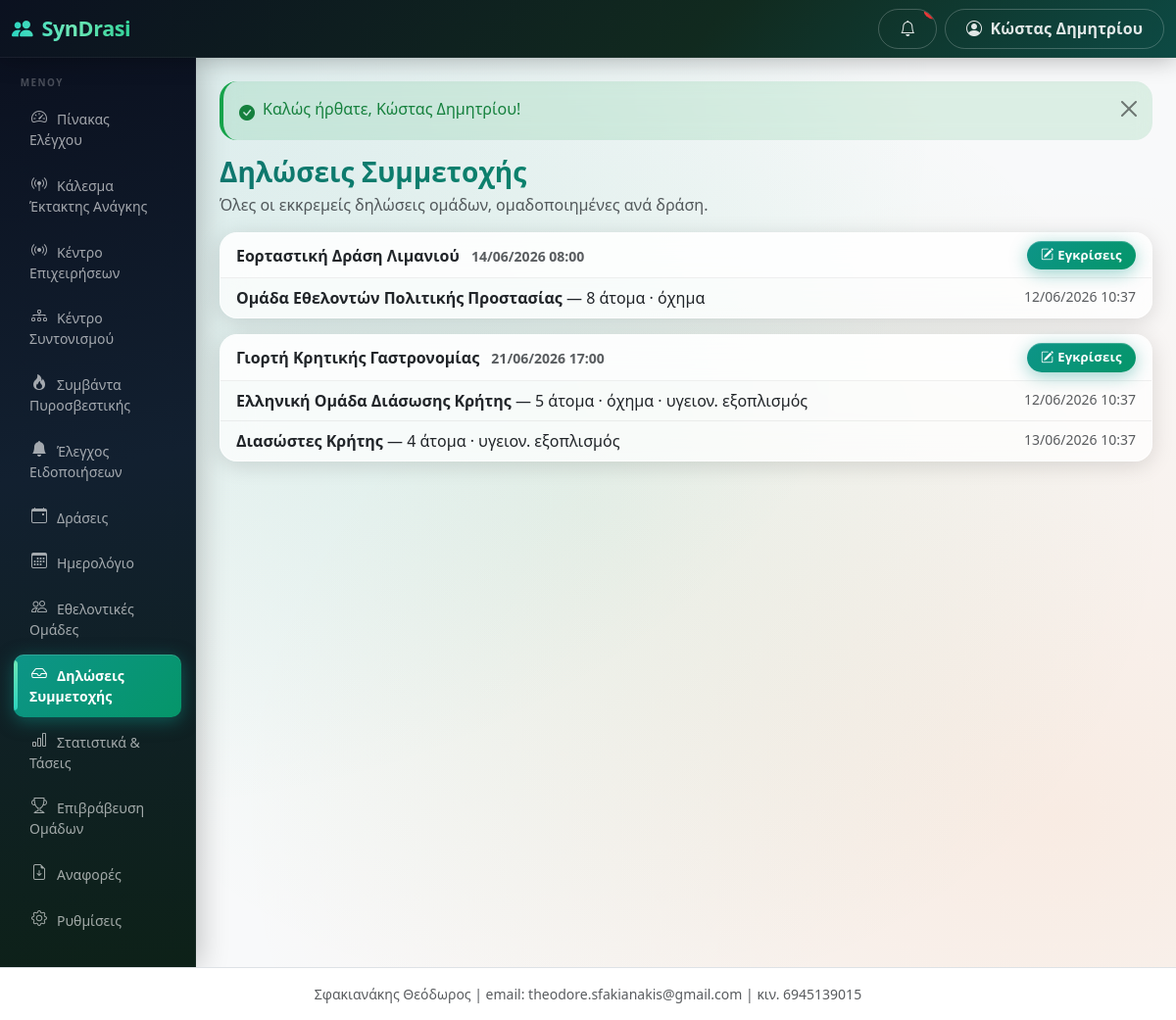
The app's page /public/applications (signed in) with its own data.
### tables this page shows
CREATE TABLE users (
  id INT AUTO_INCREMENT PRIMARY KEY,
  municipality_id INT NULL,
  team_id INT NULL,
  name VARCHAR(255) NOT NULL,
  email VARCHAR(255) NOT NULL UNIQUE,
  phone VARCHAR(50) NULL,
  password_hash VARCHAR(255) NOT NULL,
  role ENUM('super_admin','municipality_admin','team_admin','event_operator') NOT NULL,
  status ENUM('active','inactive') NOT NULL DEFAULT 'active',
  language_code VARCHAR(10) NULL,
  last_login_at DATETIME NULL,
  created_at DATETIME NOT NULL DEFAULT CURRENT_TIMESTAMP,
  updated_at DATETIME NULL ON UPDATE CURRENT_TIMESTAMP,
  INDEX idx_users_municipality_id (municipality_id),
  INDEX idx_users_team_id (team_id),
  FOREIGN KEY (language_code) REFERENCES languages(code)
);

CREATE TABLE municipalities (
  id INT AUTO_INCREMENT PRIMARY KEY,
  name VARCHAR(255) NOT NULL,
  authority_type ENUM('municipality','civil_protection','fire_service','coast_guard') NOT NULL DEFAULT 'municipality',
  official_name VARCHAR(255) NULL,
  short_name VARCHAR(80) NULL,
  city VARCHAR(255) NULL,
  address VARCHAR(255) NULL,
  email VARCHAR(255) NULL,
  phone VARCHAR(50) NULL,
  status ENUM('active','inactive') NOT NULL DEFAULT 'active',
  created_at DATETIME NOT NULL DEFAULT CURRENT_TIMESTAMP,
  updated_at DATETIME NULL ON UPDATE CURRENT_TIMESTAMP
);

CREATE TABLE event_applications (
  id INT AUTO_INCREMENT PRIMARY KEY,
  municipality_id INT NOT NULL,
  event_id INT NOT NULL,
  team_id INT NOT NULL,
  offered_people INT NOT NULL DEFAULT 0,
  offered_vehicle TINYINT(1) NOT NULL DEFAULT 0,
  offered_medical_equipment TINYINT(1) NOT NULL DEFAULT 0,
  comment TEXT NULL,
  status ENUM('pending','approved','rejected','cancelled') NOT NULL DEFAULT 'pending',
  approved_people INT NULL,
  admin_comment TEXT NULL,
  submitted_at DATETIME NOT NULL DEFAULT CURRENT_TIMESTAMP,
  reviewed_at DATETIME NULL,
  reviewed_by INT NULL,
  created_at DATETIME NOT NULL DEFAULT CURRENT_TIMESTAMP,
  updated_at DATETIME NULL ON UPDATE CURRENT_TIMESTAMP,
  actual_people INT NULL,
  actual_arrival_time DATETIME NULL,
  actual_departure_time DATETIME NULL,
  mission_commander_id INT NULL,
  members_notified_at DATETIME NULL,
  field_token VARCHAR(64) NULL COMMENT 'no-login link for the mission commander',
  field_pin VARCHAR(8) NULL COMMENT '4-digit gate for the field link (NULL = no gate)',
  UNIQUE KEY unique_event_team (event_id, team_id),
  INDEX idx_applications_municipality_id (municipality_id),
  INDEX idx_applications_event_id (event_id),
  INDEX idx_applications_team_id (team_id),
  INDEX idx_applications_status (status),
  INDEX idx_apps_field_token (field_token),
  INDEX idx_apps_event_status (event_id, status),
  INDEX idx_apps_team_status (team_id, status)
);

CREATE TABLE events (
  id INT AUTO_INCREMENT PRIMARY KEY,
  municipality_id INT NOT NULL,
  category_id INT NULL,
  title VARCHAR(255) NOT NULL,
  description TEXT NULL,
  location_name VARCHAR(255) NULL,
  address VARCHAR(255) NULL,
  latitude DECIMAL(10,7) NULL,
  longitude DECIMAL(10,7) NULL,
  start_datetime DATETIME NOT NULL,
  end_datetime DATETIME NOT NULL,
  requested_people INT NOT NULL DEFAULT 0,
  requested_vehicle TINYINT(1) NOT NULL DEFAULT 0,
  requested_medical_equipment TINYINT(1) NOT NULL DEFAULT 0,
  requested_items_json TEXT NULL,
  instructions TEXT NULL,
  status ENUM('draft','open','review','confirmed','active','closed','completed','cancelled') NOT NULL DEFAULT 'draft',
  public_token VARCHAR(64) NULL UNIQUE,
  published_at DATETIME NULL,
  created_by INT NOT NULL,
  created_at DATETIME NOT NULL DEFAULT CURRENT_TIMESTAMP,
  updated_at DATETIME NULL ON UPDATE CURRENT_TIMESTAMP,
  last_activity_at DATETIME NULL COMMENT 'bumped by live-ops writes; poll change detection (migration 040)',
  reconciliation_notes TEXT NULL,
  story_token VARCHAR(64) NULL COMMENT 'no-login public Story link',
  story_published_at DATETIME NULL,
  INDEX idx_events_municipality_id (municipality_id),
  INDEX idx_events_status (status),
  INDEX idx_events_start_datetime (start_datetime),
  INDEX idx_events_story_token (story_token),
  INDEX idx_events_muni_status_start (municipality_id, status, start_datetime)
);

CREATE TABLE volunteer_teams (
  id INT AUTO_INCREMENT PRIMARY KEY,
  municipality_id INT NOT NULL,
  name VARCHAR(255) NOT NULL,
  type VARCHAR(100) NULL,
  contact_person VARCHAR(255) NULL,
  email VARCHAR(255) NULL,
  phone VARCHAR(50) NULL,
  telegram_chat_id VARCHAR(80) NULL COMMENT 'Telegram group/channel chat_id for team notifications',
  address VARCHAR(255) NULL,
  has_vehicle TINYINT(1) NOT NULL DEFAULT 0,
  has_medical_equipment TINYINT(1) NOT NULL DEFAULT 0,
  default_people_capacity INT NULL,
  readiness_items_json TEXT NULL,
  notes TEXT NULL,
  status ENUM('active','inactive') NOT NULL DEFAULT 'active',
  created_at DATETIME NOT NULL DEFAULT CURRENT_TIMESTAMP,
  updated_at DATETIME NULL ON UPDATE CURRENT_TIMESTAMP,
  INDEX idx_teams_municipality_id (municipality_id),
  INDEX idx_teams_telegram_chat (telegram_chat_id)
);

### views/applications/pending.php (the view)
<?php
$terms = authority_context(current_municipality_id());
$eventSingularLc = mb_strtolower($terms['event_singular'] ?? 'Δράση', 'UTF-8');
?>
<h1 class="h3 mb-1"><?= e(t('applications/pending.001', 'Δηλώσεις Συμμετοχής')) ?></h1>
<p class="text-muted"><?= e(t('applications/pending.006', 'Όλες οι εκκρεμείς δηλώσεις ομάδων, ομαδοποιημένες ανά')) ?> <?= e($eventSingularLc) ?>.</p>
<?php if (!$applications): ?>
  <div class="card shadow-sm"><div class="card-body text-muted">
    <?= e(t('applications/pending.003', 'Δεν υπάρχουν εκκρεμείς δηλώσεις συμμετοχής. Όλα είναι ενημερωμένα!')) ?>
  </div></div>
<?php else: ?>
  <?php
  $grouped = [];
  foreach ($applications as $a) {
      $grouped[$a['event_id']]['title'] = $a['event_title'];
      $grouped[$a['event_id']]['start'] = $a['start_datetime'];
      $grouped[$a['event_id']]['items'][] = $a;
  }
  ?>
  <?php foreach ($grouped as $eventId => $g): ?>
    <div class="card shadow-sm mb-3">
      <div class="card-header bg-white d-flex flex-wrap justify-content-between align-items-center gap-2">
        <div>
          <strong><?= e($g['title']) ?></strong>
          <span class="text-muted small ms-2"><?= e(gr_datetime($g['start'])) ?></span>
        </div>
        <a class="btn btn-sm btn-primary" href="<?= e(url('/events/' . $eventId . '/applications')) ?>">
          <i class="bi bi-pencil-square me-1"></i><?= e(t('applications/pending.004', 'Εγκρίσεις')) ?>
        </a>
      </div>
      <ul class="list-group list-group-flush">
        <?php foreach ($g['items'] as $a): ?>
          <li class="list-group-item d-flex flex-wrap justify-content-between gap-2">
            <div>
              <strong><?= e($a['team_name']) ?></strong>
              — <?= (int) $a['offered_people'] ?> <?= e(t('applications/pending.007', 'άτομα')) ?>
              <?= $a['offered_vehicle'] ? '· όχημα' : '' ?>
              <?= $a['offered_medical_equipment'] ? '· υγειον. εξοπλισμός' : '' ?>
            </div>
            <span class="text-muted small"><?= e(gr_datetime($a['submitted_at'])) ?></span>
          </li>
        <?php endforeach; ?>
      </ul>
    </div>
  <?php endforeach; ?>
<?php endif; ?>

### app/Helpers/Router.php (shortened to what the rows shown need)
<?php
class Router
{
    private $routes = [];
    public function get($pattern, $handler, array $options = [])
    {
        $this->routes[] = ['GET', $pattern, $handler, $options];
    }
    public function post($pattern, $handler, array $options = [])
    {
        $this->routes[] = ['POST', $pattern, $handler, $options];
    }
    public function dispatch($method, $uri)
    {
        $path = parse_url($uri, PHP_URL_PATH);
        $base = base_uri();
        if ($base !== '' && strpos($path, $base) === 0) {
            $path = substr($path, strlen($base));
        } else {
            $parent = preg_replace('#/public$#', '', $base);
            if ($parent !== $base && $parent !== '' && strpos($path, $parent) === 0) {
                $path = substr($path, strlen($parent));
            }
        }
        $path = '/' . trim($path, '/');
        foreach ($this->routes as $route) {
            list($m, $pattern, $handler, $options) = $route;
            if ($m !== $method) {
                continue;
            }
            $regex = '#^' . preg_replace_callback(
                '/\{([a-zA-Z_]+)\}/',
                function ($m) {
                    return $m[1] === 'token' ? '([A-Za-z0-9]+)' : '(\d+)';
                },
                $pattern
            ) . '$#';
            if (preg_match($regex, $path, $matches)) {
                array_shift($matches);
                $this->enforceAccess($options);
                list($class, $action) = explode('@', $handler);
                $controller = new $class();
                return call_user_func_array([$controller, $action], $matches);
            }
        }
    }
    private function enforceAccess(array $options)
    {
        if (!empty($options['roles'])) {
            requireRole($options['roles']);
            return;
        }
    }
}

### views/layouts/header.php (shortened to what the rows shown need)
<?php $unreadCount = is_logged_in() ? Notification::unreadCount($_SESSION['user_id']) : 0; ?>
<!DOCTYPE html>
<html lang="el">
<head>
<link href="https://cdn.jsdelivr.net/npm/bootstrap@5.3.3/dist/css/bootstrap.min.css" rel="stylesheet">
<link href="https://cdn.jsdelivr.net/npm/bootstrap-icons@1.11.3/font/bootstrap-icons.min.css" rel="stylesheet">
<link href="<?= e(url('/assets/css/app.css')) ?>" rel="stylesheet">
</head>
<body class="bg-light">
<nav class="navbar navbar-dark syndrasi-topbar sticky-top">
  <div class="container-fluid">
    <div class="d-flex align-items-center">
      <button class="btn btn-outline-light d-lg-none me-2" type="button" data-bs-toggle="offcanvas" data-bs-target="#sidebarMenu" aria-label="<?= e(t('layouts/header.006', 'Μενού')) ?>">
      </button>
      <a class="navbar-brand fw-bold" href="<?= e(url('/')) ?>">
        <i class="bi bi-people-fill me-1"></i> SynDrasi
      </a>
    </div>
    <div class="d-flex align-items-center gap-2">
      <a href="<?= e(url('/notifications')) ?>" class="btn btn-outline-light position-relative" title="<?= e(t('layouts/header.008', 'Ειδοποιήσεις')) ?>" id="navNotifBell">
        <i class="bi bi-bell"></i>
        <span class="position-absolute top-0 start-100 translate-middle badge rounded-pill bg-danger"
              id="navNotifBadge" <?= $unreadCount > 0 ? '' : 'style="display:none"' ?>><?= (int) $unreadCount ?></span>
      </a>
      <div class="dropdown">
        <button class="btn btn-outline-light dropdown-toggle" data-bs-toggle="dropdown">
          <i class="bi bi-person-circle me-1"></i>
          <span class="d-none d-md-inline"><?= e(current_user() ? current_user()['name'] : '') ?></span>
        </button>
      </div>
    </div>
  </div>
</nav>
<div class="container-fluid">
  <div class="row">
    <?php include BASE_PATH . '/views/layouts/sidebar.php'; ?>
    <main class="col-lg-10 ms-sm-auto px-3 px-md-4 py-4">
      <?php include BASE_PATH . '/views/layouts/flash.php'; ?>

### views/layouts/sidebar.php (shortened to what the rows shown need)
<?php
$role = current_role();
$currentPath = parse_url($_SERVER['REQUEST_URI'], PHP_URL_PATH);
$midForTerms = function_exists('current_municipality_id') ? current_municipality_id() : null;
$authorityTerms = $midForTerms ? authority_context($midForTerms) : authority_defaults('municipality');
$authorityTypeForMenu = $authorityTerms['authority_type'] ?? 'municipality';
$eventMenuLabel = t('authority/' . $authorityTypeForMenu . '.event_plural', $authorityTerms['event_plural'] ?? 'Δράσεις');
$teamMenuLabel = t('authority/' . $authorityTypeForMenu . '.team_plural', $authorityTerms['team_plural'] ?? 'Εθελοντικές Ομάδες');
$menus = [];
if ($role === 'municipality_admin') {
    $menus = [
        ['/dashboard',    'bi-speedometer2',              t('layouts/sidebar.003', 'Πίνακας Ελέγχου')],
        ['/mobilizations', 'bi-broadcast-pin',            t('layouts/sidebar.004', 'Κάλεσμα Έκτακτης Ανάγκης')],
        ['/operations',   'bi-broadcast',                 t('layouts/sidebar.005', 'Κέντρο Επιχειρήσεων')],
        ['/operations/war-room', 'bi-diagram-3',          t('layouts/sidebar.006', 'Κέντρο Συντονισμού')],
        ['/fire-service', 'bi-fire',                       t('layouts/sidebar.007', 'Συμβάντα Πυροσβεστικής')],
        ['/notification-center', 'bi-bell-fill',           t('layouts/sidebar.008', 'Έλεγχος Ειδοποιήσεων')],
        ['/events',       'bi-calendar-event',            $eventMenuLabel],
        ['/events/calendar', 'bi-calendar3',              t('layouts/sidebar.009', 'Ημερολόγιο')],
        ['/teams',        'bi-people',                    $teamMenuLabel],
        ['/applications', 'bi-inbox',                     t('layouts/sidebar.010', 'Δηλώσεις Συμμετοχής')],
        ['/statistics',   'bi-bar-chart',                 t('layouts/sidebar.011', 'Στατιστικά & Τάσεις')],
        ['/awards',       'bi-trophy',                    t('layouts/sidebar.012', 'Επιβράβευση Ομάδων')],
        ['/reports',      'bi-file-earmark-arrow-down',   t('layouts/sidebar.013', 'Αναφορές')],
        ['/settings',     'bi-gear',                      t('layouts/sidebar.014', 'Ρυθμίσεις')],
    ];
}
$base = base_uri();
function sidebar_active($path, $currentPath, $base)
{
    $full = $base . $path;
    if (in_array($path, ['/dashboard','/team/dashboard','/admin/dashboard','/events/calendar'], true)) {
        return $currentPath === $full;
    }
    return strpos($currentPath, $full) === 0;
}
?>
<div class="offcanvas-lg offcanvas-start col-lg-2 d-lg-block sidebar p-0" tabindex="-1" id="sidebarMenu">
  <?php
  if (in_array($role, ['municipality_admin', 'event_operator'], true)) {
      $mid = current_municipality_id();
      if ($mid && class_exists('MunicipalitySetting')) {
          $sidebarLogoUrl = MunicipalitySetting::get($mid, 'branding_logo', '');
      }
  }
  ?>
  <div class="sidebar-label"><?= e(t('layouts/sidebar.001', 'Μενού')) ?></div>
  <ul class="nav flex-column mb-auto px-1 pb-4">
    <?php foreach ($menus as $m): ?>
    <li class="nav-item">
      <a href="<?= e(url($m[0])) ?>"
         class="nav-link sidebar-link<?= sidebar_active($m[0], $currentPath, $base) ? ' active' : '' ?>">
        <i class="bi <?= e($m[1]) ?> me-2"></i><?= e($m[2]) ?>
      </a>
    </li>
    <?php endforeach; ?>
  </ul>
</div>

### records on screen
users: name "Κώστας Δημητρίου", language_code "ΜΕΝΟΎ", language_code "Δηλώσεις Συμμετοχής", language_code "Όλες οι εκκρεμείς δηλώσεις ομάδων, ομαδοποιημένες ανά", language_code "Εγκρίσεις", language_code "άτομα"
municipalities: eventSingularLc "δράση"
event_applications: event.title "Εορταστική Δράση Λιμανιού", event.start_datetime "14/06/2026 08:00", volunteer_teams.name "Ομάδα Εθελοντών Πολιτικής Προστασίας", offered_people "8", offered_vehicle "· όχημα", submitted_at "12/06/2026 10:37"
event_applications: volunteer_teams.name "Ελληνική Ομάδα Διάσωσης Κρήτης", offered_people "5", offered_vehicle "· όχημα", offered_medical_equipment "· υγειον. εξοπλισμός", submitted_at "12/06/2026 10:37"
event_applications: volunteer_teams.name "Διασώστες Κρήτης", offered_people "4", offered_medical_equipment "· υγειον. εξοπλισμός", submitted_at "13/06/2026 10:37"

### other values on screen
$m[2] "Πίνακας Ελέγχου"
$m[2] "Κάλεσμα Έκτακτης Ανάγκης"
$m[2] "Κέντρο Επιχειρήσεων"
$m[2] "Κέντρο Συντονισμού"
$m[2] "Συμβάντα Πυροσβεστικής"
$m[2] "Έλεγχος Ειδοποιήσεων"
$m[2] "Δράσεις"
$m[2] "Ημερολόγιο"
$m[2] "Εθελοντικές Ομάδες"
$m[2] "Δηλώσεις Συμμετοχής"
$m[2] "Στατιστικά & Τάσεις"
$m[2] "Επιβράβευση Ομάδων"
$m[2] "Αναφορές"
$m[2] "Ρυθμίσεις"
$f['message'] "Καλώς ήρθατε, Κώστας Δημητρίου!"
